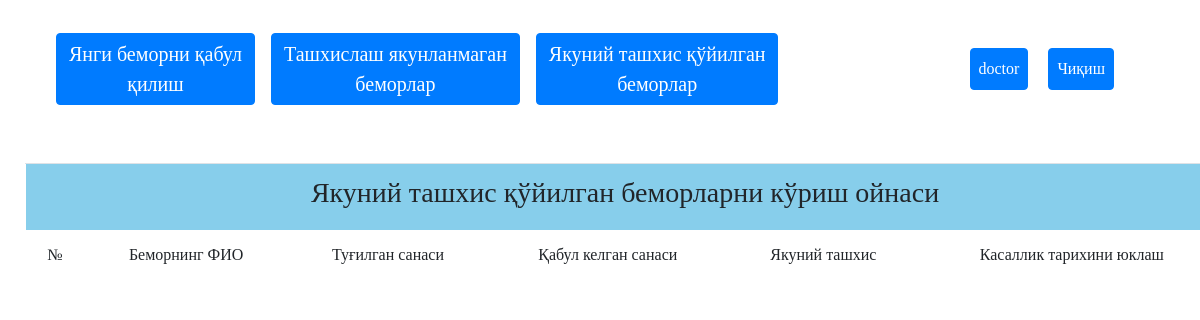
The app's page /diagnosised-patients/ (signed in), older data.
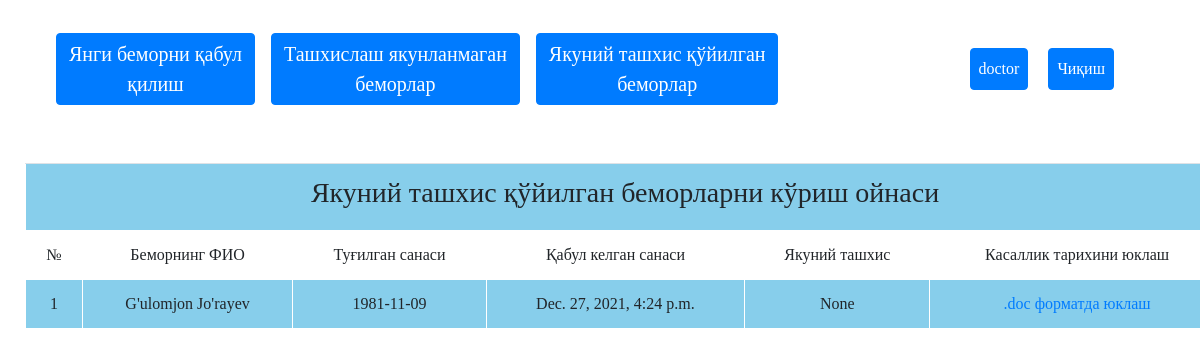
The same page, newer data.
### Clinic/models.py (models this page shows, shortened)
class Patient(models.Model):
    normallash = models.ForeignKey(Normallash, on_delete=models.SET_NULL, null=True, blank=True)
    pat_doctor = models.ForeignKey(CustomUser, on_delete=models.SET_NULL, null=True, blank=True)
    nolbir  = models.ForeignKey(Nolbir, on_delete=models.SET_NULL, null=True, blank=True)
    last_name = models.CharField(max_length=255, null=True, blank=True)
    first_name = models.CharField(max_length=125, null=True, blank=True)
    middle_name = models.CharField(max_length=125, null=True, blank=True)
    birthday = models.DateField(null=True, blank=True)
    home_phone = models.CharField(max_length=25, null=True, blank=True)
    work_phone = models.CharField(max_length=25, null=True, blank=True)
    region = models.CharField(max_length=125, null=True, blank=True)
    city = models.CharField(max_length=100, null=True, blank=True)
    adress = models.CharField(max_length=255, null=True, blank=True)
    gen = models.CharField(max_length=25, null=True, blank=True)
    work_place = models.CharField(max_length=125, null=True, blank=True)
    created_data = models.DateTimeField(auto_now_add=True)
    status = models.CharField(max_length=35, null=True, blank=True)
    program_diagnos = models.CharField(max_length=255, null=True, blank=True)
    doctor_diagnos = models.CharField(max_length=255, null=True, blank=True)
    doctor = models.CharField(max_length=225, null=True, blank=True)
    partboss = models.CharField(max_length=225, null=True, blank=True)
    maindoctor = models.CharField(max_length=225, null=True, blank=True)
    document = models.FileField(upload_to='docx', null=True, blank=True)
    x1 = models.FloatField(null=True, blank=True)
    x2 = models.FloatField(null=True, blank=True)
    x3 = models.FloatField(null=True, blank=True)
    x4 = models.FloatField(null=True, blank=True)
    x5 = models.FloatField(null=True, blank=True)
    x6 = models.FloatField(null=True, blank=True)
    x7 = models.FloatField(null=True, blank=True)
    x8 = models.FloatField(null=True, blank=True)
    x9 = models.FloatField(null=True, blank=True)
    x10 = models.FloatField(null=True, blank=True)
    x11 = models.FloatField(null=True, blank=True)
    x12 = models.FloatField(null=True, blank=True)
    x13 = models.FloatField(null=True, blank=True)
    x14 = models.FloatField(null=True, blank=True)
    x15 = models.FloatField(null=True, blank=True)
    x16 = models.FloatField(null=True, blank=True)
    x17 = models.FloatField(null=True, blank=True)
    x18 = models.FloatField(null=True, blank=True)
    x19 = models.FloatField(null=True, blank=True)
    x20 = models.FloatField(null=True, blank=True)
    x21 = models.FloatField(null=True, blank=True)
    x22 = models.FloatField(null=True, blank=True)
    x23 = models.FloatField(null=True, blank=True)
    x24 = models.FloatField(null=True, blank=True)
    x25 = models.FloatField(null=True, blank=True)
    x26 = models.FloatField(null=True, blank=True)
    x27 = models.FloatField(null=True, blank=True)
    x28 = models.FloatField(null=True, blank=True)
    x29 = models.FloatField(null=True, blank=True)
    x30 = models.FloatField(null=True, blank=True)
    x31 = models.FloatField(null=True, blank=True)
    x32 = models.FloatField(null=True, blank=True)
    x33 = models.FloatField(null=True, blank=True)
    x34 = models.FloatField(null=True, blank=True)
    x35 = models.FloatField(null=True, blank=True)
    x36 = models.FloatField(null=True, blank=True)
    x37 = models.FloatField(null=True, blank=True)
    x38 = models.FloatField(null=True, blank=True)
    x39 = models.FloatField(null=True, blank=True)
    x40 = models.FloatField(null=True, blank=True)
    x41 = models.FloatField(null=True, blank=True)
    x42 = models.FloatField(null=True, blank=True)
    x43 = models.FloatField(null=True, blank=True)
    x44 = models.FloatField(null=True, blank=True)
    x45 = models.FloatField(null=True, blank=True)
    x46 = models.FloatField(null=True, blank=True)
    x47 = models.FloatField(null=True, blank=True)
    x48 = models.FloatField(null=True, blank=True)
    x49 = models.FloatField(null=True, blank=True)
    x50 = models.FloatField(null=True, blank=True)
    x51 = models.FloatField(null=True, blank=True)
    x52 = models.FloatField(null=True, blank=True)
    x53 = models.FloatField(null=True, blank=True)
    x54 = models.FloatField(null=True, blank=True)
    x55 = models.FloatField(null=True, blank=True)
    x56 = models.FloatField(null=True, blank=True)
    x57 = models.FloatField(null=True, blank=True)
    x58 = models.FloatField(null=True, blank=True)
    x59 = models.FloatField(null=True, blank=True)
    x60 = models.FloatField(null=True, blank=True)
    x61 = models.FloatField(null=True, blank=True)
    x62 = models.FloatField(null=True, blank=True)
    x63 = models.FloatField(null=True, blank=True)
    x64 = models.FloatField(null=True, blank=True)
    x65 = models.FloatField(null=True, blank=True)
    x66 = models.FloatField(null=True, blank=True)
    x67 = models.FloatField(null=True, blank=True)
    x68 = models.FloatField(null=True, blank=True)
    x69 = models.FloatField(null=True, blank=True)
    x70 = models.FloatField(null=True, blank=True)
    x71 = models.FloatField(null=True, blank=True)
    x72 = models.FloatField(null=True, blank=True)
    x73 = models.FloatField(null=True, blank=True)
    x74 = models.FloatField(null=True, blank=True)
    x75 = models.FloatField(null=True, blank=True)
    x76 = models.FloatField(null=True, blank=True)
    x77 = models.FloatField(null=True, blank=True)
    x78 = models.FloatField(null=True, blank=True)
    x79 = models.FloatField(null=True, blank=True)
    x80 = models.FloatField(null=True, blank=True)
    x81 = models.FloatField(null=True, blank=True)
    x82 = models.FloatField(null=True, blank=True)
    x83 = models.FloatField(null=True, blank=True)
    x84 = models.FloatField(null=True, blank=True)
    x85 = models.FloatField(null=True, blank=True)
    x86 = models.FloatField(null=True, blank=True)
    x87 = models.FloatField(null=True, blank=True)
    x88 = models.FloatField(null=True, blank=True)
    x89 = models.FloatField(null=True, blank=True)

### Clinic/views.py (the view, shortened to what this page needs)
# urls.py: path('diagnosised-patients/', diagnosedPatientView, name='diagnosed-patient'),
@doctors_only
def diagnosedPatientView(request):
    patients = Patient.objects.filter(status='done', pat_doctor_id=request.user.id)
    data = []
    sanoq = 1
    for i in patients:
        changedata = model_to_dict(i)
        changedata['created_data'] = i.created_data.strftime("%Y-%m-%d")
        pdata = {}
        for key in changedata.keys():
            keydata = key[1:] + key[0]
            pdata[keydata] = changedata[key]
        document = Document('Kasallik_varaqasi_namuna.docx')
        document.save(f'media/word/{i.last_name} {i.first_name}.docx')
        data.append({
            'sanoq': sanoq,
            'name': f'{i.last_name}  {i.first_name}',
            'birthday': f'{i.birthday}',
            'created_data': i.created_data,
            'final_diagnos': i.program_diagnos,
            'document': f'/media/word/{i.last_name} {i.first_name}.docx'
        })
        sanoq += 1
    return render(request, 'diagnosed-patient.html', {'patients': data})

### Clinic/views.py (called while the page is built)
def doctors_only(function):
    @wraps(function)
    def wrap(request, *args, **kwargs):
        profile = request.user
        if profile.status == 'doctor':
            return function(request, *args, **kwargs)
        else:
            return redirect('main')
    return wrap

### templates/diagnosed-patient.html
{% extends 'doctormain.html' %}
{% block nodir %}
    <table class="table">
    <tr>
        <th colspan="6"><h3>Якуний ташхис қўйилган беморларни кўриш ойнаси</h3></th>
    </tr>
    <tr>
        <td>№</td>
        <td>Беморнинг ФИО</td>
        <td>Туғилган санаси</td>
        <td>Қабул келган санаси</td>
        <td>Якуний ташхис</td>
        <td>Касаллик тарихини юклаш</td>
    </tr>
    {% for patient in patients %}
        <tr>
        <td>{{ patient.sanoq }}</td>
        <td>{{ patient.name }}</td>
        <td>{{ patient.birthday }}</td>
        <td>{{ patient.created_data }}</td>
        <td>{{ patient.final_diagnos }}</td>
        <td><a href="{{ patient.document }}" download=""> .doc форматда юклаш </a></td>
        </tr>
    {% endfor %}
    </table>
{% endblock %}

Row changes from the older to the newer data that the page shows:
added Patient: created_data "Dec. 27, 2021, 4:24 p.m."
Text that changed along with them:
new list line: "1 G'ulomjon Jo'rayev 1981-11-09 None .doc форматда юклаш"
